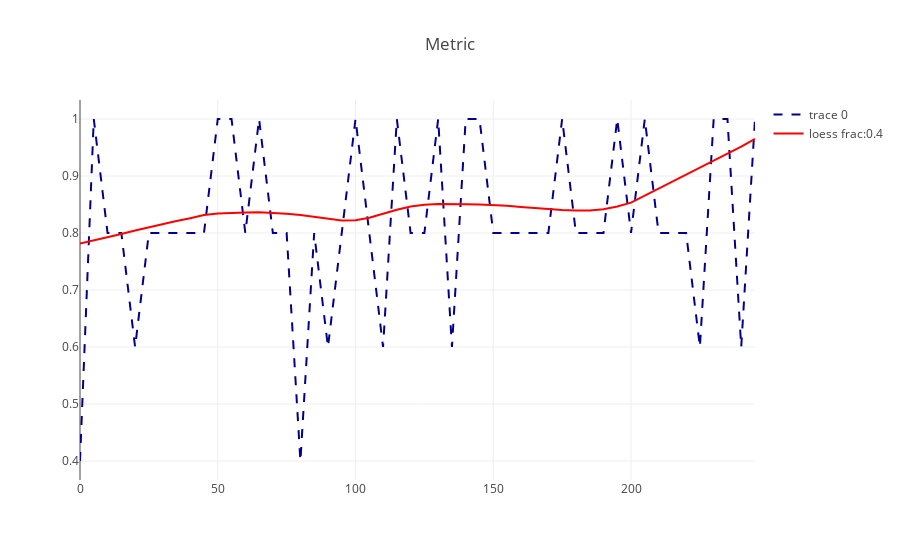

Write notebook code for a chart like this one.
### Code cell
x_vector, prob_of_success = RoscorlaWagerModelDiagnostics.calc_prob_of_success(REWARD_VECTOR, bin_size=5)



frac = 0.4
x_loess, y_loess = RoscorlaWagerModelDiagnostics.fit_loess(x_vector, prob_of_success, frac=frac)
fig = RescorlaWagnerPlots.plot_metric(x_vector, prob_of_success)
fig.add_trace(go.Scatter(x=x_loess, y=y_loess, mode='lines', line_color='red', name=f'loess frac:{frac}'))

### Figure 1 — Plotly figure (JSON) as saved in the notebook; plotly's stock layout.template omitted (floating-point values rounded to 4 significant figures)
{"data": [{"line": {"color": "darkblue", "dash": "dash"}, "mode": "lines", "type": "scatter", "x": [0, 5, 10, 15, 20, 25, 30, 35, 40, 45, 50, 55, 60, 65, 70, 75, 80, 85, 90, 95, 100, 105, 110, 115, 120, 125, 130, 135, 140, 145, 150, 155, 160, 165, 170, 175, 180, 185, 190, 195, 200, 205, 210, 215, 220, 225, 230, 235, 240, 245], "y": [0.4, 1, 0.8, 0.8, 0.6, 0.8, 0.8, 0.8, 0.8, 0.8, 1, 1, 0.8, 1, 0.8, 0.8, 0.4, 0.8, 0.6, 0.8, 1, 0.8, 0.6, 1, 0.8, 0.8, 1, 0.6, 1, 1, 0.8, 0.8, 0.8, 0.8, 0.8, 1, 0.8, 0.8, 0.8, 1, 0.8, 1, 0.8, 0.8, 0.8, 0.6, 1, 1, 0.6, 1]}, {"line": {"color": "red"}, "mode": "lines", "name": "loess frac:0.4", "type": "scatter", "x": [0, 5, 10, 15, 20, 25, 30, 35, 40, 45, 50, 55, 60, 65, 70, 75, 80, 85, 90, 95, 100, 105, 110, 115, 120, 125, 130, 135, 140, 145, 150, 155, 160, 165, 170, 175, 180, 185, 190, 195, 200, 205, 210, 215, 220, 225, 230, 235, 240, 245], "y": [0.7817, 0.7868, 0.7924, 0.7983, 0.8043, 0.8101, 0.8157, 0.8209, 0.826, 0.8317, 0.8344, 0.8355, 0.8361, 0.8362, 0.8353, 0.8338, 0.8314, 0.828, 0.8245, 0.8219, 0.8224, 0.8269, 0.8337, 0.8409, 0.8465, 0.8497, 0.8508, 0.851, 0.8505, 0.8498, 0.8492, 0.8477, 0.8455, 0.8435, 0.8416, 0.8403, 0.8396, 0.8395, 0.8416, 0.8464, 0.8533, 0.8656, 0.8782, 0.8904, 0.9022, 0.914, 0.926, 0.9384, 0.9514, 0.965]}], "layout": {"title": {"text": "Metric"}}}
